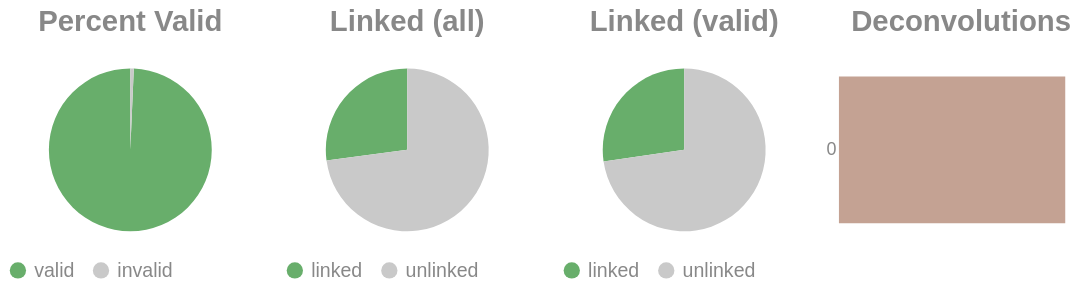

Notebook code cell kept with this figure:
### Code cell
if SKIPLR:
    pass
else:
    clash = Counter()
    for i in valids['molecule'].to_list():
        _mol = i.split("-")
        if len(_mol) == 1:
            clash.update('0')
        else:
            clash.update(_mol[-1])

    _d = {"deconvolutions": [], 'count': []}
    for k,v in clash.items():
        _d['deconvolutions'].append(k)
        _d['count'].append(v)

    tot_valid = valids['reads'].sum()
    mask = valids['reads'] >= 2
    n_linked_reads = valids.filter(mask)['reads'].sum()
    if n_linked_reads == 0:
        print_html("No linked molecules (>=2 reads) were detected; skipping linked-only distributions.")
        SKIPLR = True
    else:
        perc_valid = round(tot_valid / n_reads, 4)
        linked_perc_abs = round(n_linked_reads / n_reads, 4)
        linked_perc = round(n_linked_reads / tot_valid, 4)

    _valid = pl.DataFrame({"valids": ['valid', 'invalid'], "count": [tot_valid, n_reads - tot_valid]})
    _linked_abs = pl.DataFrame({"linked (absolute)": ['linked', 'unlinked'], "count": [n_linked_reads, n_reads - n_linked_reads]})
    _linked_rel = pl.DataFrame({"linked (valids)": ['linked', 'unlinked'], "count": [n_linked_reads, tot_valid - n_linked_reads]})

    (
        alt.hconcat(
            piechart(_valid, goodval = 'valid', title = "Percent Valid"),
            piechart(_linked_abs, goodval = "linked", title =  "Linked (all)"),
            piechart(_linked_rel, goodval = "linked", title =  "Linked (valid)"),
            convolutionbar(pl.DataFrame(_d), title = "Deconvolutions"),
            center = True,
            bounds = 'flush'
        )
        .resolve_scale(color='independent')
        .resolve_legend('independent')
        .properties(usermeta={'embedOptions': {"actions": False}})
    ).display()

### Figure 1 — Vega-Lite specification as saved in the notebook (floating-point values rounded to 4 significant figures)
{"width": "container", "height": 400, "config": {"title": {"anchor": "start", "dy": -15, "fontSize": 18, "color": "#888888", "subtitleColor": "#888888", "subtitleFontSize": 14}, "arc": {"fill": "#0072B2"}, "axis": {"domainColor": "#888888", "domainWidth": 0.5, "gridWidth": 0.2, "grid": false, "titleFontWeight": 400, "titleFontSize": 15, "labelFontSize": 11, "labelColor": "#888888", "tickColor": "#888888", "tickWidth": 0.2, "titleColor": "#888888"}, "axisBand": {"grid": false}, "axisX": {"grid": true, "tickSize": 10, "domainCap": "round"}, "axisY": {"domain": false, "grid": true, "tickSize": 0, "domainCap": "round"}, "background": "transparent", "header": {"labelFontSize": 15, "labelColor": "#888888", "titleFontSize": 15, "titleFontWeight": 600, "titleColor": "#888888"}, "legend": {"labelFont": "sans-serif", "labelFontSize": 12, "labelColor": "#888888", "symbolSize": 100, "symbolType": "circle", "titleFontSize": 12, "titlePadding": 10, "titleColor": "#888888", "title": null}, "range": {"category": ["#E69F00", "#56B4E9", "#009E73", "#F0E442", "#0072B2", "#D55E00", "#CC79A7", "#000000"], "diverging": ["#cfe8f3", "#a2d4ec", "#73bfe2", "#46abdb", "#1696d2", "#12719e"]}, "area": {"fill": "#0072B2", "fillOpacity": 0.7, "line": true, "strokeOpacity": 0.7}, "line": {"color": "#0072B2", "stroke": "#0072B2", "strokeWidth": 2}, "trail": {"color": "#0072B2", "stroke": "#0072B2", "strokeWidth": 0, "size": 1}, "point": {"filled": true, "fillOpacity": 1.0, "size": 95}, "text": {"color": "#888888", "fontSize": 11, "align": "right", "fontWeight": 400, "size": 11}, "bar": {"fill": "#0072B2", "stroke": null}, "view": {"stroke": null, "continuousWidth": 660, "continuousHeight": 400}}, "hconcat": [{"data": {"name": "data-b834c069d2cc3897d5eed04321281e85"}, "mark": {"type": "arc"}, "encoding": {"color": {"field": "valids", "legend": {"orient": "bottom", "title": null}, "scale": {"domain": ["valid", "invalid"], "range": ["#68ae6b", "#C9C9C9"]}, "title": "Valids", "type": "nominal"}, "theta": {"field": "count", "type": "quantitative"}, "tooltip": [{"field": "valids", "title": "Valids", "type": "ordinal"}, {"field": "percent", "format": ".2%", "title": "Percent", "type": "quantitative"}, {"field": "count", "title": "Count", "type": "quantitative"}]}, "height": 100, "title": {"text": "Percent Valid", "align": "center", "anchor": "middle"}, "transform": [{"calculate": "datum.count / 6080073", "as": "percent"}], "width": 150}, {"data": {"name": "data-da5c0b60ee18086fffad0603083940a7"}, "mark": {"type": "arc"}, "encoding": {"color": {"field": "linked (absolute)", "legend": {"orient": "bottom", "title": null}, "scale": {"domain": ["linked", "unlinked"], "range": ["#68ae6b", "#C9C9C9"]}, "title": "Linked (Absolute)", "type": "nominal"}, "theta": {"field": "count", "type": "quantitative"}, "tooltip": [{"field": "linked (absolute)", "title": "Linked (Absolute)", "type": "ordinal"}, {"field": "percent", "format": ".2%", "title": "Percent", "type": "quantitative"}, {"field": "count", "title": "Count", "type": "quantitative"}]}, "height": 100, "title": {"text": "Linked (all)", "align": "center", "anchor": "middle"}, "transform": [{"calculate": "datum.count / 6080073", "as": "percent"}], "width": 150}, {"data": {"name": "data-775de62d59a4c9b17818c3f0d3970745"}, "mark": {"type": "arc"}, "encoding": {"color": {"field": "linked (valids)", "legend": {"orient": "bottom", "title": null}, "scale": {"domain": ["linked", "unlinked"], "range": ["#68ae6b", "#C9C9C9"]}, "title": "Linked (Valids)", "type": "nominal"}, "theta": {"field": "count", "type": "quantitative"}, "tooltip": [{"field": "linked (valids)", "title": "Linked (Valids)", "type": "ordinal"}, {"field": "percent", "format": ".2%", "title": "Percent", "type": "quantitative"}, {"field": "count", "title": "Count", "type": "quantitative"}]}, "height": 100, "title": {"text": "Linked (valid)", "align": "center", "anchor": "middle"}, "transform": [{"calculate": "datum.count / 6038582", "as": "percent"}], "width": 150}, {"data": {"name": "data-7b0a041c914a2d35d47e0bd5a6cf99de"}, "mark": {"type": "bar"}, "encoding": {"color": {"field": "deconvolutions", "legend": null, "scale": {"scheme": "lightgreyred"}, "type": "nominal"}, "tooltip": [{"field": "deconvolutions", "title": "Deconvolutions", "type": "ordinal"}, {"field": "percent", "format": ".2%", "title": "Percent", "type": "quantitative"}, {"field": "count", "title": "Count", "type": "quantitative"}], "x": {"axis": null, "field": "count", "type": "quantitative"}, "y": {"field": "deconvolutions", "sort": "ascending", "title": null, "type": "nominal"}}, "height": 100, "title": {"text": "Deconvolutions", "align": "center", "anchor": "middle"}, "transform": [{"calculate": "datum.count / 5093928", "as": "percent"}], "width": 150}], "bounds": "flush", "center": true, "resolve": {"legend": {"angle": "independent"}, "scale": {"color": "independent"}}, "usermeta": {"embedOptions": {"actions": false}}, "$schema": "https://vega.github.io/schema/vega-lite/v6.1.0.json", "datasets": {"data-b834c069d2cc3897d5eed04321281e85": [{"valids": "valid", "count": 6038582}, {"valids": "invalid", "count": 41491}], "data-da5c0b60ee18086fffad0603083940a7": [{"linked (absolute)": "linked", "count": 1647949}, {"linked (absolute)": "unlinked", "count": 4432124}], "data-775de62d59a4c9b17818c3f0d3970745": [{"linked (valids)": "linked", "count": 1647949}, {"linked (valids)": "unlinked", "count": 4390633}], "data-7b0a041c914a2d35d47e0bd5a6cf99de": [{"deconvolutions": "0", "count": 5093928}]}}
